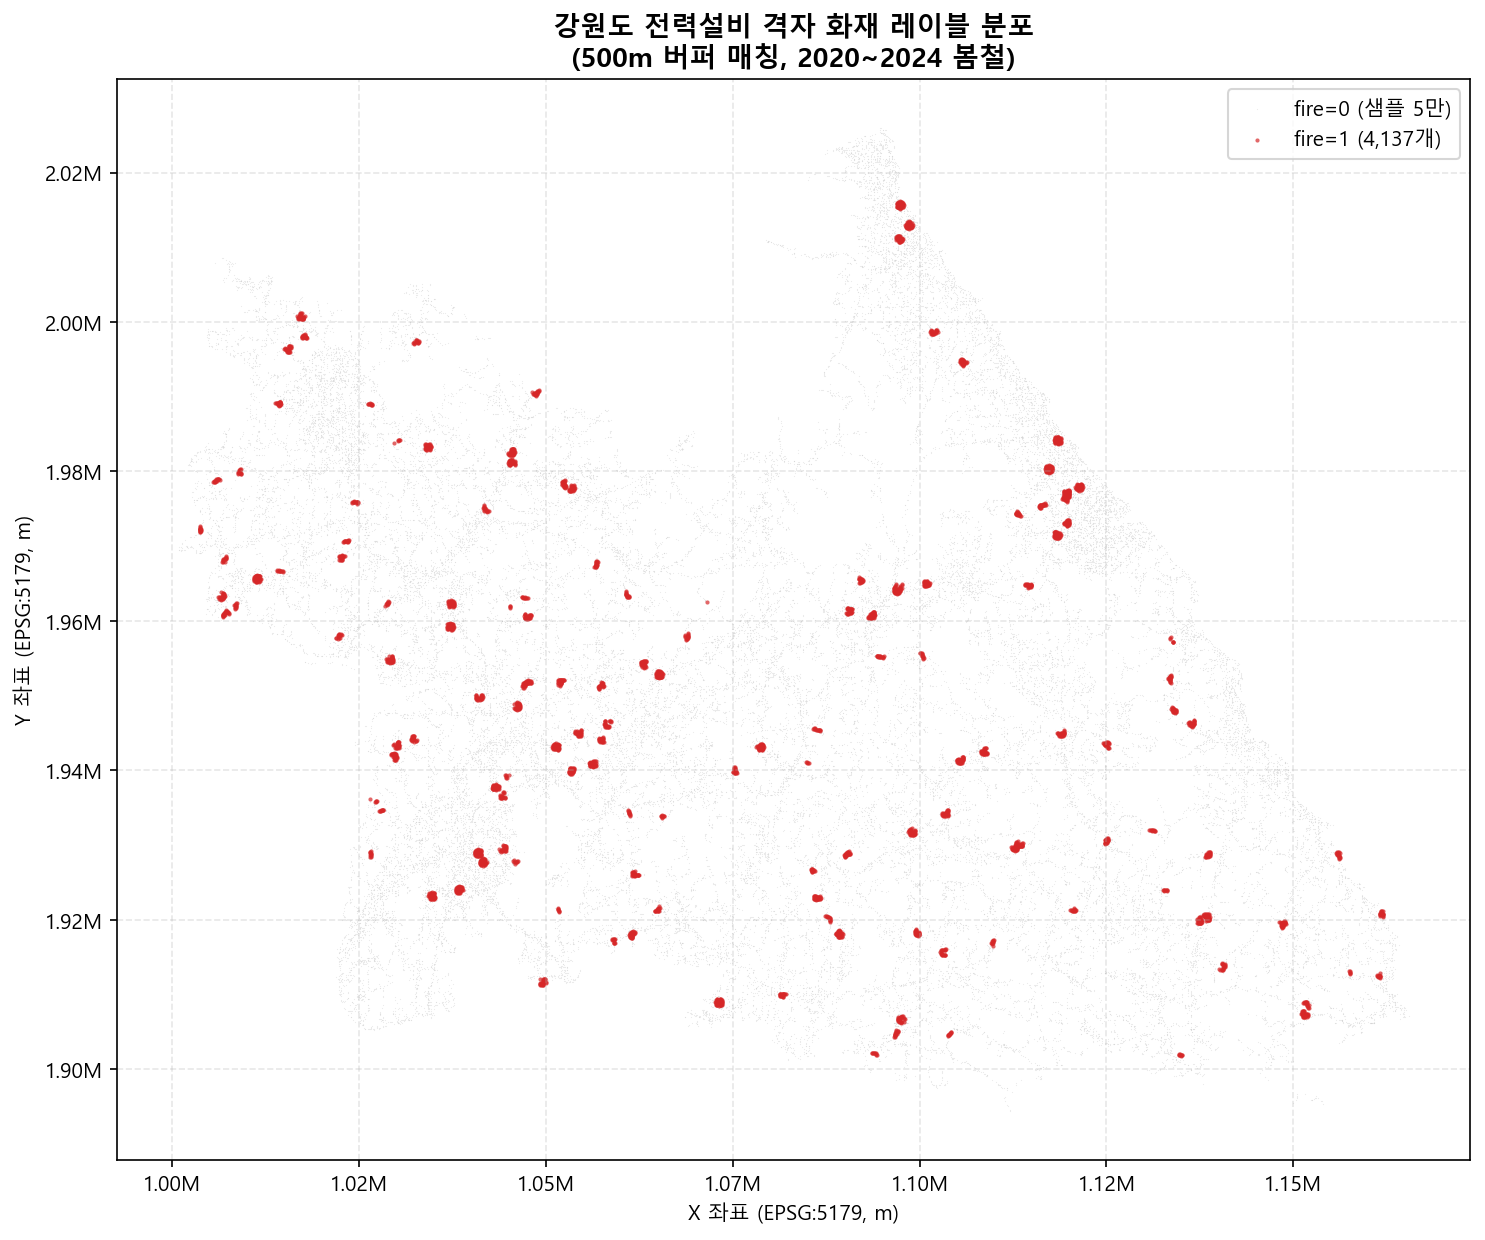

Reproduce this figure in Python.
import pandas as pd
import numpy as np
import matplotlib
import matplotlib.pyplot as plt

matplotlib.rcParams['font.family'] = 'Malgun Gothic'
matplotlib.rcParams['axes.unicode_minus'] = False

# ============================================================
# 1. 데이터 로드
# ============================================================
df = pd.read_parquet(
    "D:/prep/003. 전처리 데이터(preprocessing_data)/prep/05_fire_label_master.parquet",
    columns=['grid_id', 'fire_label']
)

# grid_id → 중심 좌표 복원 (EPSG:5179, 단위: m)
df[['gx', 'gy']] = df['grid_id'].str.split('_', expand=True).astype(int)
df['cx'] = df['gx'] * 100 + 50
df['cy'] = df['gy'] * 100 + 50

fire0 = df[df['fire_label'] == 0]
fire1 = df[df['fire_label'] == 1]

print(f"fire=0: {len(fire0):,}개 | fire=1: {len(fire1):,}개")

# ============================================================
# 2. 시각화
# ============================================================
fig, ax = plt.subplots(figsize=(10, 12))

# fire=0: 너무 많으므로 랜덤 5만개 샘플로 배경 표시
sample0 = fire0.sample(n=min(50000, len(fire0)), random_state=42)
ax.scatter(sample0['cx'], sample0['cy'],
           c='#CCCCCC', s=0.3, alpha=0.4, linewidths=0, label='fire=0 (샘플 5만)')

# fire=1: 전체 표시
ax.scatter(fire1['cx'], fire1['cy'],
           c='#D62728', s=4, alpha=0.7, linewidths=0, label=f'fire=1 ({len(fire1):,}개)')

ax.set_title('강원도 전력설비 격자 화재 레이블 분포\n(500m 버퍼 매칭, 2020~2024 봄철)',
             fontsize=13, fontweight='bold')
ax.set_xlabel('X 좌표 (EPSG:5179, m)', fontsize=10)
ax.set_ylabel('Y 좌표 (EPSG:5179, m)', fontsize=10)
ax.legend(fontsize=10, loc='upper right')
ax.set_aspect('equal')
ax.grid(linestyle='--', alpha=0.3)

ax.xaxis.set_major_formatter(
    matplotlib.ticker.FuncFormatter(lambda v, _: f'{v/1e6:.2f}M'))
ax.yaxis.set_major_formatter(
    matplotlib.ticker.FuncFormatter(lambda v, _: f'{v/1e6:.2f}M'))

plt.tight_layout()
plt.savefig(
    "D:/prep/003. 전처리 데이터(preprocessing_data)/prep/05_fire_label_map.png",
    dpi=150, bbox_inches='tight'
)
plt.close()
print("저장 완료: 05_fire_label_map.png")
